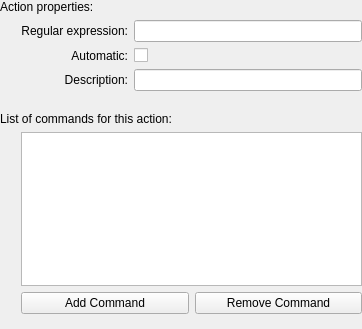
<?xml version="1.0" encoding="UTF-8"?>
<ui version="4.0">
 <class>EditActionDialog</class>
 <widget class="QWidget" name="EditActionDialog">
  <property name="geometry">
   <rect>
    <x>0</x>
    <y>0</y>
    <width>362</width>
    <height>329</height>
   </rect>
  </property>
  <layout class="QGridLayout" name="gridLayout_2">
   <property name="margin">
    <number>0</number>
   </property>
   <item row="0" column="0" colspan="2">
    <widget class="QLabel" name="label_3">
     <property name="text">
      <string>Action properties:</string>
     </property>
    </widget>
   </item>
   <item row="1" column="1">
    <layout class="QGridLayout" name="gridLayout">
     <item row="0" column="2">
      <widget class="QLineEdit" name="leRegExp">
       <property name="minimumSize">
        <size>
         <width>200</width>
         <height>0</height>
        </size>
       </property>
      </widget>
     </item>
     <item row="2" column="2">
      <widget class="QLineEdit" name="leDescription"/>
     </item>
     <item row="0" column="1">
      <widget class="QLabel" name="label_2">
       <property name="text">
        <string>Regular expression:</string>
       </property>
       <property name="alignment">
        <set>Qt::AlignRight|Qt::AlignTrailing|Qt::AlignVCenter</set>
       </property>
      </widget>
     </item>
     <item row="2" column="1">
      <widget class="QLabel" name="label">
       <property name="text">
        <string>Description:</string>
       </property>
       <property name="alignment">
        <set>Qt::AlignRight|Qt::AlignTrailing|Qt::AlignVCenter</set>
       </property>
      </widget>
     </item>
     <item row="1" column="1">
      <widget class="QLabel" name="label_5">
       <property name="text">
        <string>Automatic:</string>
       </property>
       <property name="alignment">
        <set>Qt::AlignRight|Qt::AlignTrailing|Qt::AlignVCenter</set>
       </property>
       <property name="buddy">
        <cstring>automatic</cstring>
       </property>
      </widget>
     </item>
     <item row="1" column="2">
      <widget class="QCheckBox" name="automatic">
       <property name="layoutDirection">
        <enum>Qt::LeftToRight</enum>
       </property>
       <property name="text">
        <string/>
       </property>
      </widget>
     </item>
    </layout>
   </item>
   <item row="3" column="0" colspan="2">
    <widget class="QLabel" name="label_4">
     <property name="text">
      <string>List of commands for this action:</string>
     </property>
    </widget>
   </item>
   <item row="1" column="0">
    <spacer name="horizontalSpacer">
     <property name="orientation">
      <enum>Qt::Horizontal</enum>
     </property>
     <property name="sizeType">
      <enum>QSizePolicy::Fixed</enum>
     </property>
     <property name="sizeHint" stdset="0">
      <size>
       <width>15</width>
       <height>20</height>
      </size>
     </property>
    </spacer>
   </item>
   <item row="4" column="0">
    <spacer name="horizontalSpacer_2">
     <property name="orientation">
      <enum>Qt::Horizontal</enum>
     </property>
     <property name="sizeType">
      <enum>QSizePolicy::Fixed</enum>
     </property>
     <property name="sizeHint" stdset="0">
      <size>
       <width>15</width>
       <height>20</height>
      </size>
     </property>
    </spacer>
   </item>
   <item row="2" column="0" colspan="2">
    <spacer name="verticalSpacer">
     <property name="orientation">
      <enum>Qt::Vertical</enum>
     </property>
     <property name="sizeType">
      <enum>QSizePolicy::Fixed</enum>
     </property>
     <property name="sizeHint" stdset="0">
      <size>
       <width>0</width>
       <height>15</height>
      </size>
     </property>
    </spacer>
   </item>
   <item row="6" column="1">
    <layout class="QHBoxLayout" name="horizontalLayout">
     <item>
      <widget class="QPushButton" name="pbAddCommand">
       <property name="text">
        <string>Add Command</string>
       </property>
      </widget>
     </item>
     <item>
      <widget class="QPushButton" name="pbRemoveCommand">
       <property name="text">
        <string>Remove Command</string>
       </property>
      </widget>
     </item>
    </layout>
   </item>
   <item row="7" column="1">
    <spacer name="verticalSpacer_2">
     <property name="orientation">
      <enum>Qt::Vertical</enum>
     </property>
     <property name="sizeType">
      <enum>QSizePolicy::Fixed</enum>
     </property>
     <property name="sizeHint" stdset="0">
      <size>
       <width>20</width>
       <height>15</height>
      </size>
     </property>
    </spacer>
   </item>
   <item row="4" column="1">
    <widget class="QTableView" name="twCommandList">
     <property name="toolTip">
      <string>Double-click an item to edit</string>
     </property>
     <property name="alternatingRowColors">
      <bool>true</bool>
     </property>
     <property name="selectionMode">
      <enum>QAbstractItemView::SingleSelection</enum>
     </property>
     <property name="selectionBehavior">
      <enum>QAbstractItemView::SelectRows</enum>
     </property>
     <property name="showGrid">
      <bool>false</bool>
     </property>
     <property name="gridStyle">
      <enum>Qt::NoPen</enum>
     </property>
     <property name="wordWrap">
      <bool>false</bool>
     </property>
     <attribute name="horizontalHeaderStretchLastSection">
      <bool>true</bool>
     </attribute>
     <attribute name="verticalHeaderVisible">
      <bool>false</bool>
     </attribute>
     <attribute name="verticalHeaderStretchLastSection">
      <bool>false</bool>
     </attribute>
    </widget>
   </item>
  </layout>
 </widget>
 <tabstops>
  <tabstop>twCommandList</tabstop>
  <tabstop>leRegExp</tabstop>
  <tabstop>automatic</tabstop>
  <tabstop>leDescription</tabstop>
  <tabstop>pbRemoveCommand</tabstop>
  <tabstop>pbAddCommand</tabstop>
 </tabstops>
 <customwidgets/>
 <resources/>
 <connections/>
</ui>
